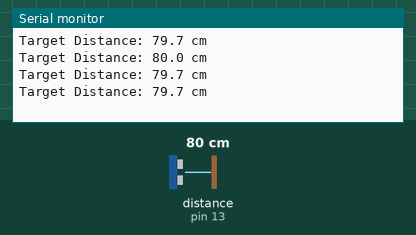
Bench run of a sketch on a simulated Arduino Uno, built with avr-gcc and run on an emulated ATmega328P. On the bench: the last lines printed to the serial monitor. Wiring (inferred from the names in the program): ultrasonic range finder: trigger pin 12; echo pin 13. The test bench sets the inputs (shaded band); at power-on: distance to the obstacle (sensor on pin 13) 80 cm. The echo pulse lasts 58.3 µs per cm.

Above: at 1.2 s.
1.3 s: distance to the obstacle (sensor on pin 13) set to 60 cm
At 1.45 s:
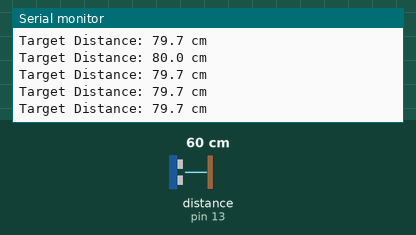
4.3 s: distance to the obstacle (sensor on pin 13) set to 2 cm
At 4.49 s:
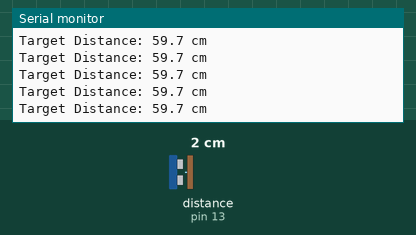
Timing chart, 0 to 7.3 s (numbered marks = the images above; inputs shaded):
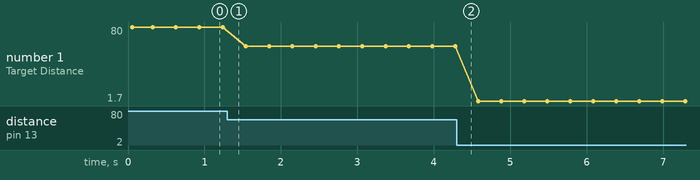

Measured:
- plotted number 1: 79.7 → 59.7 after the input at 1.3 s, 59.7 → 1.7 after the input at 4.3 s

The sketch:

ultrasonic_radar.ino
```cpp
const int TRIG_PIN = 12; // Outbound trigger pulse pin
const int ECHO_PIN = 13; // Inbound echo reflection capture pin

void setup() {
  Serial.begin(9600);
  pinMode(TRIG_PIN, OUTPUT);
  pinMode(ECHO_PIN, INPUT);

  // Initialize the trigger pin to low to ensure clean signal transitions
  digitalWrite(TRIG_PIN, LOW);

  Serial.println("--- Ultrasonic Radar Distance Logger Initialized ---");
}

void loop() {
  // 1. Send a clean 10-microsecond HIGH pulse to trigger the ultrasonic ping
  digitalWrite(TRIG_PIN, LOW);
  delayMicroseconds(2);
  digitalWrite(TRIG_PIN, HIGH);
  delayMicroseconds(10);
  digitalWrite(TRIG_PIN, LOW);

  // 2. Measure the duration (in microseconds) until the Echo pin goes LOW
  // Timeout set to 30,000 microseconds (~5 meters range max limit)
  long duration = pulseIn(ECHO_PIN, HIGH, 30000);
  // 3. Convert time duration into distance (Centimeters)
  // Speed of sound = 343 m/s = 0.0343 cm/microsecond
  // Distance = (Time * Speed) / 2 [Divided by 2 for the round-trip echo path]
  float distanceCM = (duration * 0.0343) / 2.0;

  // 4. Evaluate and log data packet telemetry
  if (duration == 0) {
    Serial.println("Target Status: Out of Range / No Echo Intercepted");
  } else {
    Serial.print("Target Distance: ");
    Serial.print(distanceCM, 1);
    Serial.println(" cm");
  }

  delay(300); // Small breath period between sensor scans
}
```
